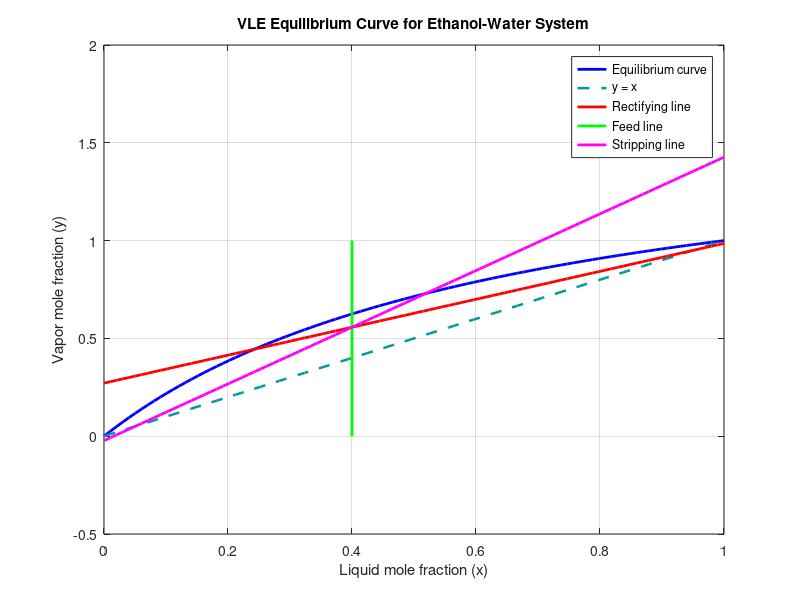

Write MATLAB code to recreate this figure.
clear
clc
close all

% Relative volatility for ethanol-water mixture
alpha = 2.5;

x = linspace(0,1,100);

% Equilibrium relation
y = (alpha .* x) ./ (1 + (alpha - 1).*x);

figure
plot(x,y,'b','LineWidth',2)
hold on

plot(x,x,'Color',[0 0.6 0.6],'LineStyle','--','LineWidth',1.8)

xlabel('Liquid mole fraction (x)')
ylabel('Vapor mole fraction (y)')
title('VLE Equilibrium Curve for Ethanol-Water System')

legend('Equilibrium curve','y = x')
grid on


% Distillation specifications
xD = 0.95;   
xB = 0.05;   
R  = 2.5;    

% Rectifying operating line
y_rect = (R/(R+1))*x + xD/(R+1);

plot(x,y_rect,'r','LineWidth',2)

legend('Equilibrium curve','y = x','Rectifying operating line')


xF=0.4;    
q=1;      

if q==1
    x_q=[xF xF];
    y_q=[0 1];
    plot(x_q,y_q,'g','LineWidth',2)
else
    y_q = (q/(q-1))*x-xF/(q-1);
    plot(x,y_q,'g','LineWidth',2)
end

legend('Equilibrium curve','y = x','Rectifying line','Feed line (q-line)')


m = R/(R+1);
c = xD/(R+1);

if q==1
    x_int = xF;
    y_int = m*x_int + c;
else
    m_q = q/(q-1);
    c_q = -xF/(q-1);
    
    x_int = (c_q - c)/(m - m_q);
    y_int = m*x_int + c;
end

y_strip = ((y_int - xB)/(x_int - xB))*(x - xB) + xB;

plot(x,y_strip,'m','LineWidth',2)

legend('Equilibrium curve','y = x','Rectifying line','Feed line','Stripping line')
